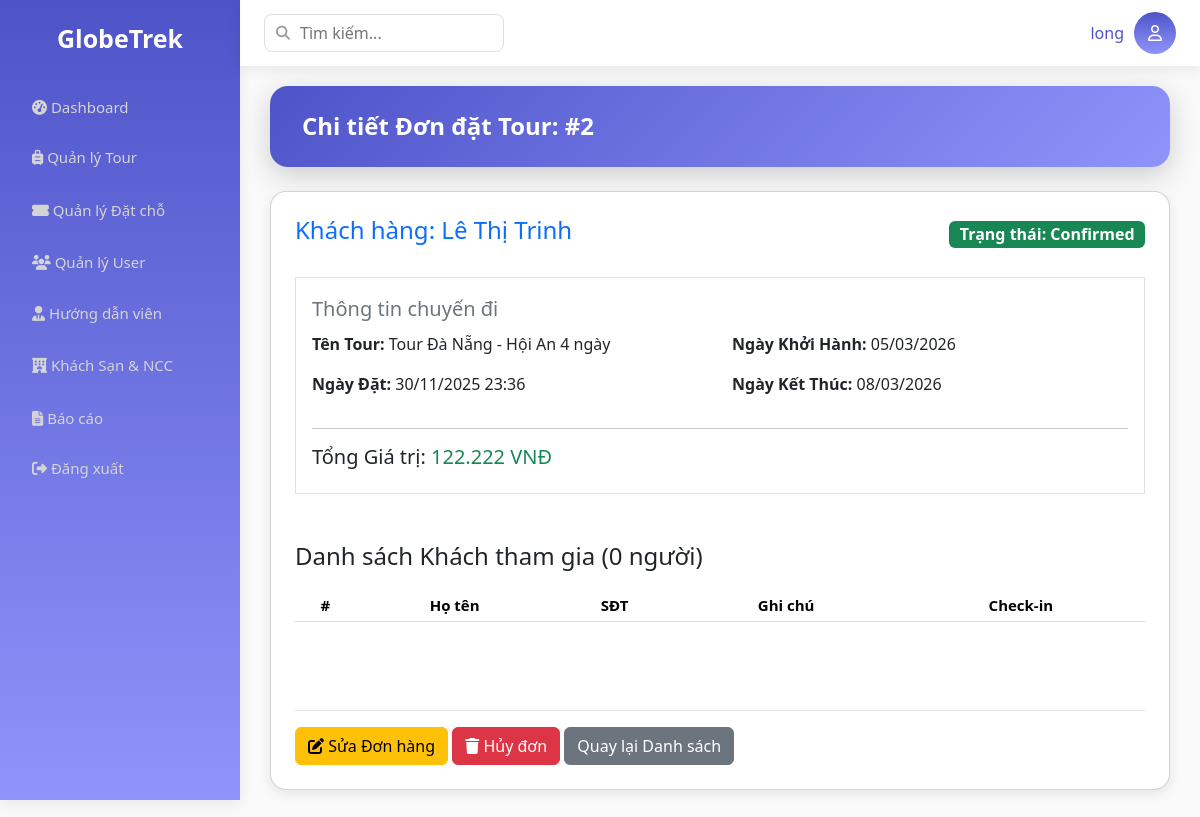
The app's page /Base/?action=detail-booking&id=2 (signed in) with its own data.
### tables this page shows
CREATE TABLE `bookings` (
  `id` int NOT NULL,
  `user_id` int NOT NULL COMMENT 'Khách hàng đặt (FK Users.id)',
  `departure_id` int NOT NULL,
  `total_price` decimal(12,2) NOT NULL,
  `booking_date` datetime DEFAULT CURRENT_TIMESTAMP,
  `status` enum('Confirmed','Pending','Cancelled') NOT NULL DEFAULT 'Pending',
  `last_status_change` datetime DEFAULT CURRENT_TIMESTAMP ON UPDATE CURRENT_TIMESTAMP
);

CREATE TABLE `users` (
  `id` int NOT NULL,
  `email` varchar(150) NOT NULL,
  `password` varchar(255) NOT NULL,
  `name` varchar(100) NOT NULL,
  `phone` varchar(20) NOT NULL,
  `role` enum('admin','customer','guide') NOT NULL,
  `created_at` timestamp NULL DEFAULT CURRENT_TIMESTAMP
);

CREATE TABLE `tours` (
  `id` int NOT NULL,
  `name` varchar(255) NOT NULL,
  `tour_type` enum('Nội địa','Quốc tế') NOT NULL,
  `description` text,
  `base_price` decimal(10,2) NOT NULL COMMENT 'Giá cơ bản trước khuyến mãi',
  `policy_id` int DEFAULT NULL,
  `created_at` timestamp NULL DEFAULT CURRENT_TIMESTAMP,
  `category_id` int DEFAULT NULL,
  `tour_origin` enum('Catalog','Custom') DEFAULT 'Catalog'
);

CREATE TABLE `tour_departures` (
  `id` int NOT NULL,
  `tour_id` int NOT NULL,
  `start_date` date NOT NULL,
  `end_date` date NOT NULL,
  `current_price` decimal(10,2) NOT NULL COMMENT 'Giá bán hiện tại',
  `available_slots` int NOT NULL COMMENT 'Số chỗ còn trống'
);

### Base/controllers/BookingController.php (called while the page is built, shortened)
<?php
class BookingController
{
    public function detailBooking()
{
    $id = $_GET['id'];
    $bookingModel = new BookingModel();
    $booking = $bookingModel->getOne($id);
    require_once PATH_VIEW . 'main.php';
}
}

### Base/index.php (called while the page is built, shortened)
<?php
spl_autoload_register(function ($class) {
    $fileName = "$class.php";
    $fileModel              = PATH_MODEL . $fileName;
});
require_once './routes/index.php';

### Base/models/BaseModel.php (called while the page is built, shortened)
<?php
class BaseModel
{
    public function __construct()
    {
        $dsn = sprintf('mysql:host=%s;port=%s;dbname=%s;charset=utf8', DB_HOST, DB_PORT, DB_NAME);
        try {
            $this->pdo = new PDO($dsn, DB_USERNAME, DB_PASSWORD, DB_OPTIONS);
        } catch (PDOException $e) {
            die("Kết nối cơ sở dữ liệu thất bại: {$e->getMessage()}. Vui lòng thử lại sau.");
        }
    }
}

### Base/models/BookingModel.php (called while the page is built, shortened)
<?php
class BookingModel extends BaseModel
{
    public function getOne($id)
    {
        $sql = "SELECT
                b.*,
                td.start_date,
                td.end_date,
                t.name AS tour_name,
                u.name AS customer_name
            FROM bookings b
            -- Nối để lấy ngày khởi hành và thông tin Tour
            JOIN tour_departures td ON b.departure_id = td.id
            JOIN tours t ON td.tour_id = t.id
            -- Lấy tên khách hàng đặt
            LEFT JOIN users u ON b.user_id = u.id
            WHERE b.id = :id";
        $stmt = $this->pdo->prepare($sql);
        $stmt->execute([":id" => $id]);
        $booking = $stmt->fetch();
        if ($booking) {
            $sqlCustomers = "SELECT * FROM booking_customers WHERE booking_id = :booking_id";
            $stmtCustomers = $this->pdo->prepare($sqlCustomers);
            $stmtCustomers->execute([':booking_id' => $id]);
            $booking['customers'] = $stmtCustomers->fetchAll();
        }
        return $booking;
    }
}

### Base/views/admin/booking/detail-booking.php (the view, shortened to what this page needs)
<?php include PATH_VIEW . 'layout/header.php'; ?>
<div class="main">
    <h2 class="mb-4">Chi tiết Đơn đặt Tour: #<?= $booking['id'] ?></h2>
    <div class="card p-4">
        <div class="d-flex justify-content-between align-items-center mb-4">
            <h4 class="text-primary">Khách hàng: <?= $booking['customer_name'] ?? 'Khách lẻ' ?></h4>
            <span class="badge bg-<?= ($booking['status'] == 'Confirmed') ? 'success' : (($booking['status'] == 'Cancelled') ? 'danger' : 'warning') ?> fs-6">
                Trạng thái: <?= $booking['status'] ?>
            </span>
        </div>
        <fieldset class="mb-5 border p-3">
            <legend class="fs-5 text-secondary">Thông tin chuyến đi</legend>
            <div class="row">
                <div class="col-md-6">
                    <p><strong>Tên Tour:</strong> <?= htmlspecialchars($booking['tour_name'] ?? 'N/A') ?></p>
                    <p><strong>Ngày Đặt:</strong> <?= date('d/m/Y H:i', strtotime($booking['booking_date'])) ?></p>
                </div>
                <div class="col-md-6">
                    <p><strong>Ngày Khởi Hành:</strong> <?= date('d/m/Y', strtotime($booking['start_date'] ?? 'N/A')) ?></p>
                    <p><strong>Ngày Kết Thúc:</strong> <?= date('d/m/Y', strtotime($booking['end_date'] ?? 'N/A')) ?></p>
                </div>
            </div>
            <hr>
            <h5 class="mt-3">Tổng Giá trị: <span class="text-success"><?= number_format($booking['total_price'] ?? 0, 0, ',', '.') ?> VNĐ</span></h5>
        </fieldset>
        <section class="customer-list mb-5">
            <h3 class="fs-4 mb-3">Danh sách Khách tham gia (<?= count($booking['customers'] ?? []) ?> người)</h3>
            <table class="table table-sm table-striped">
                <thead>
                    <tr>
                        <th>#</th>
                        <th>Họ tên</th>
                        <th>SĐT</th>
                        <th>Ghi chú</th>
                        <th>Check-in</th>
                    </tr>
                </thead>
            </table>
        </section>
        <div class="mt-4 pt-3 border-top">
            <a href="<?= BASE_URL ?>?action=update-booking&id=<?= $booking['id'] ?>" class="btn btn-warning"><i class="fas fa-edit"></i> Sửa Đơn hàng</a>
            <a href="<?= BASE_URL ?>?action=delete-booking&id=<?= $booking['id'] ?>" onclick="return confirm('Hủy đơn đặt này?')" class="btn btn-danger"><i class="fas fa-trash"></i> Hủy đơn</a>
            <a href="<?= BASE_URL ?>?action=list-booking" class="btn btn-secondary">Quay lại Danh sách</a>
        </div>
    </div>
</div>
<?php include PATH_VIEW . 'layout/footer.php'; ?>

### Base/assets/css/layout.css (style rules this page uses)
:root { --orange: linear-gradient(180deg, #4e54c8, #8f94fb); --orange-active: linear-gradient(180deg, #a5a9fa, #959aff); --orange-light: #4e54c8; --bg: #f9f9f9; --white: #ffffff; --text: #4e54c8; --muted: #d4d4d4; --radius: 8px; --shadow: 0 4px 12px rgba(0, 0, 0, 0.07); font-family: "Inter", sans-serif; }
body { margin: 0; background: var(--bg); color: var(--text); overflow-x: hidden; }
.main { padding: 20px 30px; }

### Base/assets/css/table.css (style rules this page uses)
.main h2 { background: linear-gradient(135deg, #4e54c8, #8f94fb); padding: 26px 32px; border-radius: 18px; font-size: 24px; font-weight: 700; color: white; box-shadow: 0 8px 28px rgba(0, 0, 0, 0.18); margin-bottom: 20px; }
table { width: 100%; border-collapse: collapse; margin-top: 20px; color: white; }
th, td { padding: 14px; border-bottom: 1px solid #ddd; font-size: 15px; text-align: center; }
th { text-align: left; background: #f0f1ff; font-weight: 600; text-align: center; }
.card { background: white; padding: 20px; border-radius: 16px; box-shadow: 0 4px 12px rgba(0, 0, 0, 0.08); margin-bottom: 20px; }

### records on screen
bookings: id "2", user.name "Lê Thị Trinh", status "Confirmed", tours.name "Tour Đà Nẵng - Hội An 4 ngày", booking_date "30/11/2025 23:36", departure.start_date "05/03/2026", departure.end_date "08/03/2026", total_price "122.222"

### other values on screen
$_SESSION['user']['name'] "long"
count($booking['customers'] ?? []) "0"
